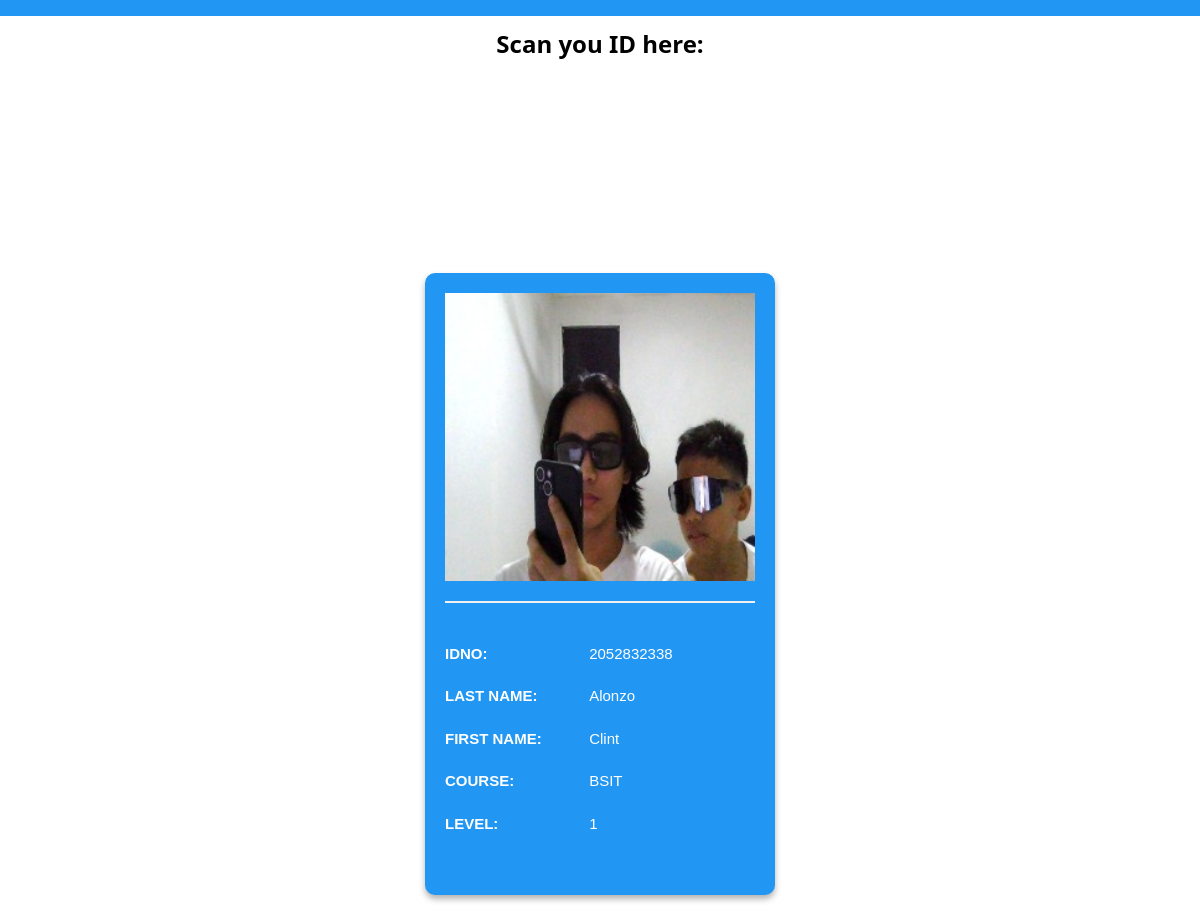
The app's page /student/2052832338 with its own data.
### tables this page shows
CREATE TABLE students (
    idno INTEGER PRIMARY KEY,
    firstname TEXT NOT NULL,
    lastname TEXT NOT NULL,
    course TEXT,
    level TEXT,
    image TEXT
);

### app.py (the view)
@app.route("/student/<int:student_id>")
def student_details(student_id):
    student = get_student(student_id)
    if not student:
        flash("Student not found.")
        return redirect('/')
    return render_template('attendancechecker.html', student=[student])

### app.py (called while the page is built)
def get_student(student_id):
    conn = sqlite3.connect('studentchecker.db')
    cursor = conn.cursor()
    cursor.execute("SELECT idno, lastname, firstname, course, level, image FROM students WHERE idno = ?", (student_id,))
    student = cursor.fetchone()  # Fetch one record
    conn.close()
    if student:
        return {
            'idno': student[0],
            'lastname': student[1],
            'firstname': student[2],
            'course': student[3],
            'level': student[4],
            'image': student[5]  # Assuming this is the correct path
        }
    return None

### templates/attendancechecker.html (shortened to what this page needs)
<!DOCTYPE html>
<html>
	<head>
		<link rel="stylesheet" href="{{ url_for('static',filename='css/w3.css')}}">
	</head>
	<body onload="myfocus()">
		<div class="w3-bar w3-container w3-padding w3-blue" style="display: flex; align-items: center; justify-content: space-between;">
		</div>
<h3 class="w3-center"><b>Scan you ID here:</b></h3>
<div id="student-details">
    {% if student %}
    <div class="student-info-container w3-gray-200">
        {% for student in student %}
            <div class="student-card w3-card w3-blue" >
                <img src="{{ url_for('static', filename='images/' + student['image'].split('/')[-1]) }}" alt="Student Image">
                <div class="info">
                    <p><span class="label">IDNO:</span> <span class="value">{{ student.idno }}</span></p>
                    <p><span class="label">Last Name:</span> <span class="value">{{ student.lastname }}</span></p>
                    <p><span class="label">First Name:</span> <span class="value">{{ student.firstname }}</span></p>
                    <p><span class="label">Course:</span> <span class="value">{{ student.course }}</span></p>
                    <p><span class="label">Level:</span> <span class="value">{{ student.level }}</span></p>
                </div>
            </div>
        {% endfor %}
    </div>
{% endif %}
</div>
    </body>
    </html>

### static/css/w3.css (style rules this page uses)
html { box-sizing:border-box }
*,*:before,*:after { box-sizing:inherit }
html { -ms-text-size-adjust:100%;-webkit-text-size-adjust:100% }
body { margin:0 }
b,strong { font-weight:bolder }
img { border-style:none }
html,body { font-family:Verdana,sans-serif;font-size:15px;line-height:1.5 }
html { overflow-x:hidden }
h3 { font-size:24px }
h1,h2,h3,h4,h5,h6 { font-family:"Segoe UI",Arial,sans-serif;font-weight:400;margin:10px 0 }
img { vertical-align:middle }
.w3-bar { width:100%;overflow:hidden }
.w3-container:after,.w3-container:before,.w3-panel:after,.w3-panel:before,.w3-row:after,.w3-row:before,.w3-row-padding:after,.w3-row-padding:before, .w3-cell-row:before,.w3-cell-row:after,.w3-clear:after,.w3-clear:before,.w3-bar:before,.w3-bar:after { content:"";display:table;clear:both }
.w3-container,.w3-panel { padding:0.01em 16px }
.w3-card,.w3-card-2 { box-shadow:0 2px 5px 0 rgba(0,0,0,0.16),0 2px 10px 0 rgba(0,0,0,0.12) }
.w3-center { text-align:center!important }
.w3-padding { padding:8px 16px!important }
.w3-blue,.w3-hover-blue:hover { color:#fff!important;background-color:#2196F3!important }

### templates/attendancechecker.html (style rules this page uses)
body { background: url('/mnt/data/1.jpg') no-repeat center center fixed; background-size: cover; }
.student-info-container { display: flex; flex-wrap: wrap; justify-content: center; gap: 30px; margin-top: 30px; }
.student-card { width: 350px; background-color: rgba(0, 0, 0, 0.7); border-radius: 10px; box-shadow: 0 4px 6px rgba(0, 0, 0, 0.3); overflow: hidden; text-align: left; padding: 20px; transition: transform 0.3s ease-in-out; margin-bottom: 30px; color: #fff; }
.student-card img { width: 100%; height: 310px; object-fit: cover; border-bottom: 2px solid #f1f1f1; }
.student-card .info { padding: 20px 0; }
.student-card .info p { margin: 20px 0; color: #fff; font-size: 1rem; }
.student-card .info .label { font-weight: bold; color: #fff; display: inline-block; width: 140px; text-align: left; text-transform: uppercase; }
.student-card .info .value { display: inline-block; color: #fff; }
img { display: block; margin-left: auto; margin-right: auto; width: 100%; padding-bottom: 20px; }

### records on screen
students: image (picture), idno "2052832338", lastname "Alonzo", firstname "Clint", course "BSIT", level "1"
